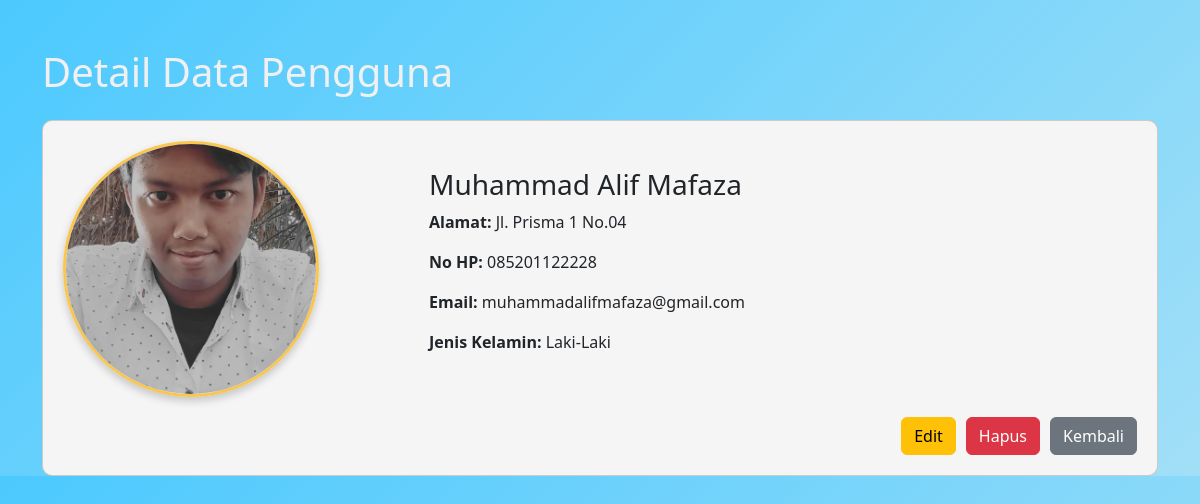
Before: /detail-data.php?id=4 with the older database file.
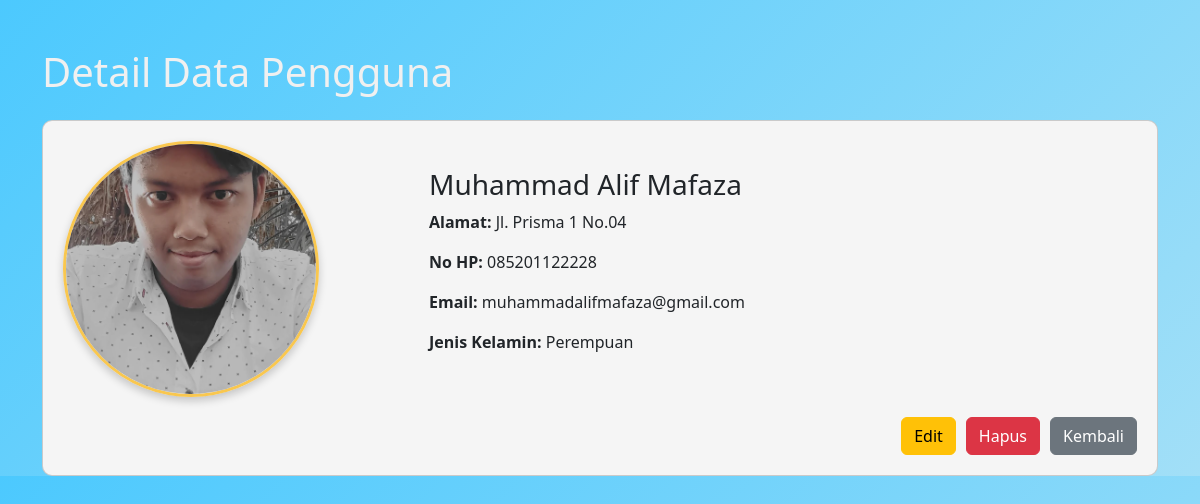
After: the same page with the newer database file.
### tables this page shows
CREATE TABLE `tb_users` (
  `id` int(11) NOT NULL,
  `nama` varchar(100) NOT NULL,
  `alamat` text DEFAULT NULL,
  `jenis_kelamin` enum('Laki-Laki','Perempuan') NOT NULL,
  `nohp` varchar(15) DEFAULT NULL,
  `email` varchar(100) DEFAULT NULL,
  `foto` varchar(255) DEFAULT NULL,
  `waktu_buat` timestamp NOT NULL DEFAULT current_timestamp(),
  `waktu_edit` timestamp NOT NULL DEFAULT current_timestamp() ON UPDATE current_timestamp()
);

### proses.php (called while the page is built, shortened)
<?php
include_once 'database.php';
class User {
    private $conn;
    public function __construct() {
        $database = new Database();
        $this->conn = $database->getConnection();
    }
    public function getDataById($id) {
        $query = "SELECT * FROM tb_users WHERE id = :id";
        $stmt = $this->conn->prepare($query);
        $stmt->bindParam(':id', $id);
        $stmt->execute();
        return $stmt->fetch(PDO::FETCH_ASSOC);
    }
}
?>

### database.php (called while the page is built, shortened)
<?php
class Database {
    private $host = "localhost";
    private $db_name = "db_php_0035";
    private $username = "root";
    private $password = "";
    public function getConnection() {
        $this->conn = null;
        try {
            $this->conn = new PDO("mysql:host=" . $this->host . ";dbname=" . $this->db_name, $this->username, $this->password);
            $this->conn->setAttribute(PDO::ATTR_ERRMODE, PDO::ERRMODE_EXCEPTION);
        } catch(PDOException $exception) {
            echo "Connection error: " . $exception->getMessage();
        }
        return $this->conn;
    }
}
?>

### detail-data.php (the view, shortened to what this page needs)
<?php
include_once 'proses.php';
$user = new User();
if (isset($_GET['id'])) {
    $id = $_GET['id'];
    $data = $user->getDataById($id);
}
?>
<!DOCTYPE html>
<html lang="en">
<head>
    <link href="https://cdn.jsdelivr.net/npm/bootstrap@5.3.3/dist/css/bootstrap.min.css" rel="stylesheet">
</head>
<body>
    <div class="container mt-5">
        <h1 class="mb-4">Detail Data Pengguna</h1>
        <div class="card">
            <div class="row align-items-center">
                <div class="col-4">
                    <img src="<?= htmlspecialchars($data['foto']); ?>" alt="Foto" class="profile-img">
                </div>
                <div class="col-8">
                    <h3><?= htmlspecialchars($data['nama']); ?></h3>
                    <p><strong>Alamat:</strong> <?= htmlspecialchars($data['alamat']); ?></p>
                    <p><strong>No HP:</strong> <?= htmlspecialchars($data['nohp']); ?></p>
                    <p><strong>Email:</strong> <?= htmlspecialchars($data['email']); ?></p>
                    <p><strong>Jenis Kelamin:</strong> <?= htmlspecialchars($data['jenis_kelamin']); ?></p>
                </div>
            </div>
            <div class="button-container">
                <a href="update-data.php?id=<?= $data['id']; ?>" class="btn btn-warning">Edit</a>
                <a href="proses.php?action=delete&id=<?= $data['id']; ?>" class="btn btn-danger"
                    onclick="return confirm('Apakah Anda yakin ingin menghapus data ini?')">Hapus</a>
                <a href="index.php" class="btn btn-secondary">Kembali</a>
            </div>
        </div>
    </div>
</body>
</html>

### detail-data.php (style rules this page uses)
body { background: linear-gradient(135deg, #4CC9FE, #a2dff7); color: #f0f0f0; margin: 0; }
.card { background: #F5F5F5; border-radius: 10px; padding: 20px; margin-bottom: 0; }
.profile-img { width: 256px; height: 256px; border-radius: 50%; object-fit: cover; border: 3px solid #f9c74f; box-shadow: 0 4px 8px rgba(0, 0, 0, 0.2); }
.row.align-items-center { align-items: center; }
.button-container { display: flex; justify-content: flex-end; margin-top: 20px; }
.button-container a { margin-left: 10px; }

Changed rows visible on the page:
changed tb_users "Muhammad Alif Mafaza": jenis_kelamin "Laki-Laki" → "Perempuan"
